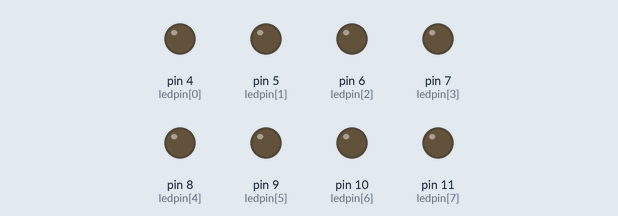
Recording of a sketch running on a simulated Arduino Uno, built with avr-gcc and run on an emulated ATmega328P. Shown: output pins drawn as LEDs (lit = HIGH).

Above: at 0.03 s.
At 0.42 s:
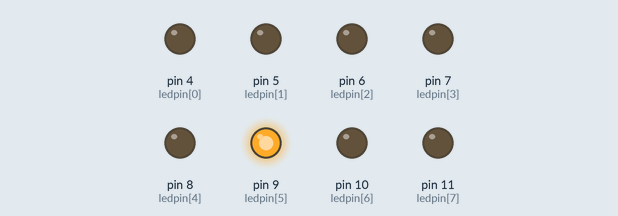
At 0.75 s:
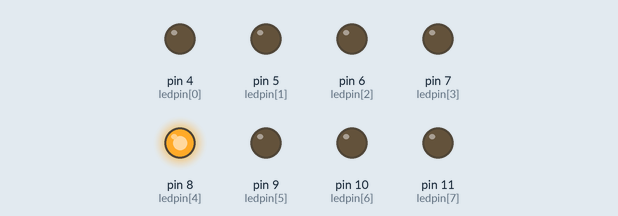
At 1.48 s:
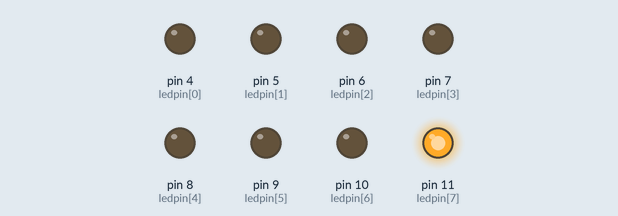
At 2.14 s:
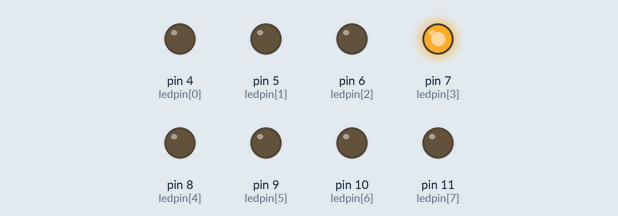
At 2.93 s:
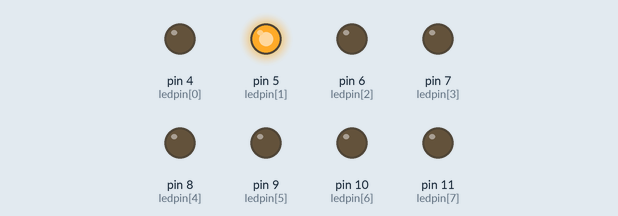
Timing chart, 0 to 3.2 s (numbered marks = the images above):
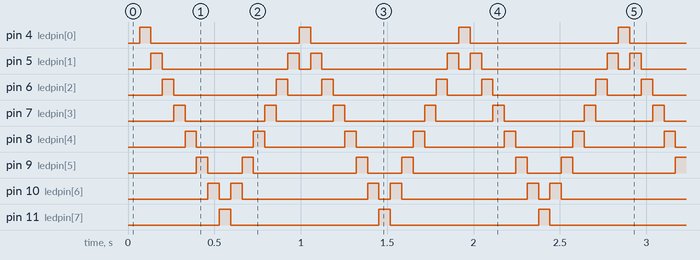

Measured:
- by itself, pin 4 (ledpin[0]), pin 11 (ledpin[7]): alternates HIGH for 0.07 s and LOW for 0.86 s
- by itself, pin 5 (ledpin[1]): repeats every 0.92 s: LOW 0.73 s, HIGH 0.07 s, LOW 0.07 s, HIGH 0.07 s
- by itself, pin 6 (ledpin[2]): repeats every 0.92 s: LOW 0.59 s, HIGH 0.07 s, LOW 0.20 s, HIGH 0.07 s
- by itself, pin 7 (ledpin[3]): repeats every 0.92 s: LOW 0.46 s, HIGH 0.07 s, LOW 0.33 s, HIGH 0.07 s
- by itself, pin 8 (ledpin[4]): repeats every 0.92 s: LOW 0.33 s, HIGH 0.07 s, LOW 0.46 s, HIGH 0.07 s
- by itself, pin 9 (ledpin[5]): repeats every 0.92 s: LOW 0.20 s, HIGH 0.07 s, LOW 0.59 s, HIGH 0.07 s
- by itself, pin 10 (ledpin[6]): repeats every 0.92 s: LOW 0.07 s, HIGH 0.07 s, LOW 0.73 s, HIGH 0.07 s

The sketch:

led_chase.ino
```cpp
byte ledpin[]={4,5,6,7,8,9,10,11};
int ledelay = 65;
int currentled = 0;
int direction = 1;
unsigned long changetime;

void setup() {
    // put your setup code here, to run once:
   for(int x=0;x<8;x++) {
    pinMode(ledpin[x], OUTPUT);
   }
  changetime = millis();
   }


void loop() {
  // put your main code here, to run repeatedly:
  if ((millis()- changetime) > ledelay) {
      changeled();
      changetime = millis();
  }

}

void changeled() {
  for(int x=0;x<8;x++) {
    digitalWrite(ledpin[x],LOW);
  }
  digitalWrite(ledpin[currentled],HIGH);
  currentled += direction;
  if (currentled == 7) {direction = -1;}
  if (currentled == 0) {direction = 1;}
  }
```
